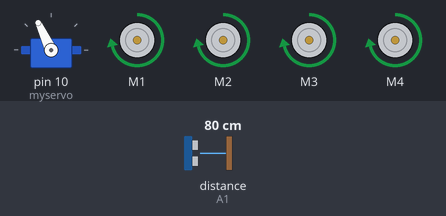
Recording of a sketch running on a simulated Arduino Uno, built with avr-gcc and run on an emulated ATmega328P. On the bench: servo, 4 × DC motor (green arrow = forward, orange = backward, longer = faster). Inputs (shaded band) come from the test bench; at power-on: distance to the obstacle (sensor on A1) 80 cm. The echo pulse lasts 58.3 µs per cm.

Above: at 2.9 s.
3.0 s: distance to the obstacle (sensor on A1) set to 17 cm
4.5 s: distance to the obstacle (sensor on A1) set to 14 cm
At 6.2 s:
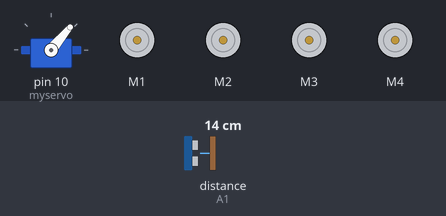
At 7.1 s:
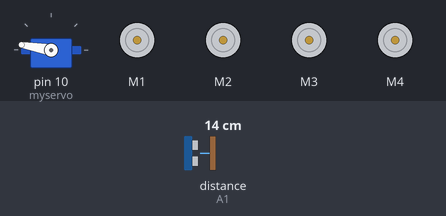
7.5 s: distance to the obstacle (sensor on A1) set to 18 cm
At 8.0 s:
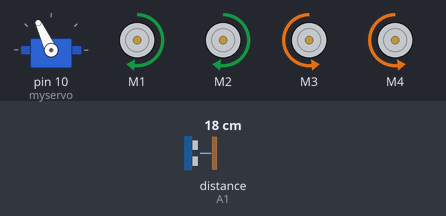
Timing chart, 0 to 10.5 s (numbered marks = the images above; inputs shaded):
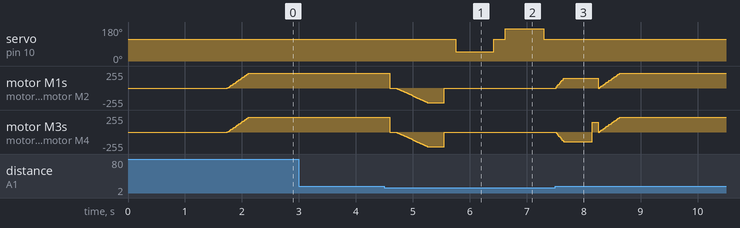

The sketch:

ARDUINO_OBSTACLE_AVOIDING_CAR.ino
```cpp
//ARDUINO OBSTACLE AVOIDING CAR//

#include <AFMotor.h>
#include <NewPing.h>
#include <Servo.h>

#define TRIG_PIN A0
#define ECHO_PIN A1
#define MAX_DISTANCE 200
#define MAX_SPEED 220 // sets speed of DC  motors
#define MAX_SPEED_OFFSET 20

NewPing sonar(TRIG_PIN, ECHO_PIN, MAX_DISTANCE);

AF_DCMotor motor1(1, MOTOR12_1KHZ);
AF_DCMotor motor2(2, MOTOR12_1KHZ);
AF_DCMotor motor3(3, MOTOR34_1KHZ);
AF_DCMotor motor4(4, MOTOR34_1KHZ);
Servo myservo;

boolean goesForward=false;
int distance = 100;
int speedSet = 0;

void setup() {

  myservo.attach(10);
  myservo.write(115);
  delay(1000);
  distance = readPing();
  delay(100);
  distance = readPing();
  delay(100);
  distance = readPing();
  delay(100);
  distance = readPing();
  delay(100);
}

void loop() {
 int distanceR = 0;
 int distanceL =  0;
 delay(40);

 if(distance<=15)
 {
  moveStop();
  delay(100);
  moveBackward();
  delay(300);
  moveStop();
  delay(200);
  distanceR = lookRight();
  delay(200);
  distanceL = lookLeft();
  delay(200);

  if(distanceR>=distanceL)
  {
    turnRight();
    //moveStop();
  }else
  {
    turnLeft();
    // moveStop();
  }
 }else
 {
  moveForward();
 }
 distance = readPing();
}

int lookRight()
{
    myservo.write(50);
    delay(500);
    int distance = readPing();
    delay(100);
    myservo.write(115);
    return distance;
}

int lookLeft()
{
    myservo.write(170);
    delay(500);
    int distance = readPing();
    delay(100);
    myservo.write(115);
    return distance;
    delay(100);
}

int readPing() {
  delay(70);
  int cm = sonar.ping_cm();
  if(cm==0)
  {
    cm = 250;
  }
  return cm;
}

void moveStop() {
  motor1.run(RELEASE);
  motor2.run(RELEASE);
  motor3.run(RELEASE);
  motor4.run(RELEASE);
  }

void moveForward() {

 if(!goesForward)
  {
    goesForward=true;
    motor1.run(FORWARD);
    motor2.run(FORWARD);
    motor3.run(FORWARD);
    motor4.run(FORWARD);
   for (speedSet = 0; speedSet < MAX_SPEED; speedSet +=3) // slowly bring the speed up to avoid loading down the batteries too quickly
   {
    motor1.setSpeed(speedSet);
    motor2.setSpeed(speedSet);
    motor3.setSpeed(speedSet);
    motor4.setSpeed(speedSet);
    delay(5);
   }
  }
}

void moveBackward() {
    goesForward=false;
    motor1.run(BACKWARD);
    motor2.run(BACKWARD);
    motor3.run(BACKWARD);
    motor4.run(BACKWARD);
  for (speedSet = 0; speedSet < MAX_SPEED; speedSet +=2) // slowly bring the speed up to avoid loading down the batteries too quickly
  {
    motor1.setSpeed(speedSet);
    motor2.setSpeed(speedSet);
    motor3.setSpeed(speedSet);
    motor4.setSpeed(speedSet);
    delay(5);
  }
}

void turnRight() {
  motor1.run(FORWARD);
  motor2.run(FORWARD);
  motor3.run(BACKWARD);
  motor4.run(BACKWARD);
  for (speedSet = 0; speedSet < 150; speedSet +=5) // slowly bring the speed up to avoid loading down the batteries too quickly
  {
    motor1.setSpeed(speedSet);
    motor2.setSpeed(speedSet);
    motor3.setSpeed(speedSet);
    motor4.setSpeed(speedSet);
    delay(5);}
  delay(500);
  motor1.run(FORWARD);
  motor2.run(FORWARD);
  motor3.run(FORWARD);
  motor4.run(FORWARD);
}

void turnLeft() {
  motor1.run(BACKWARD);
  motor2.run(BACKWARD);
  motor3.run(FORWARD);
  motor4.run(FORWARD);
  for (speedSet = 0; speedSet < 150; speedSet +=5) // slowly bring the speed up to avoid loading down the batteries too quickly
  {
    motor1.setSpeed(speedSet);
    motor2.setSpeed(speedSet);
    motor3.setSpeed(speedSet);
    motor4.setSpeed(speedSet);
    delay(5);}
  delay(500);
  motor1.run(FORWARD);
  motor2.run(FORWARD);
  motor3.run(FORWARD);
  motor4.run(FORWARD);
}
```

Measured:
- the behaviour switches between 16 and 15 cm on distance to the obstacle (sensor on A1) (found by bisection; images 0 and 1)
- after the input at 3.0 s, every drawn part: stays the same
- after the input at 4.5 s, servo on pin 10 (myservo): 115° → 50° after 1.3 s, → 115° 0.67 s later, → 170° 0.20 s later, → 115° 0.67 s later
- after the input at 7.5 s, servo on pin 10 (myservo): stops changing and stays 115°
